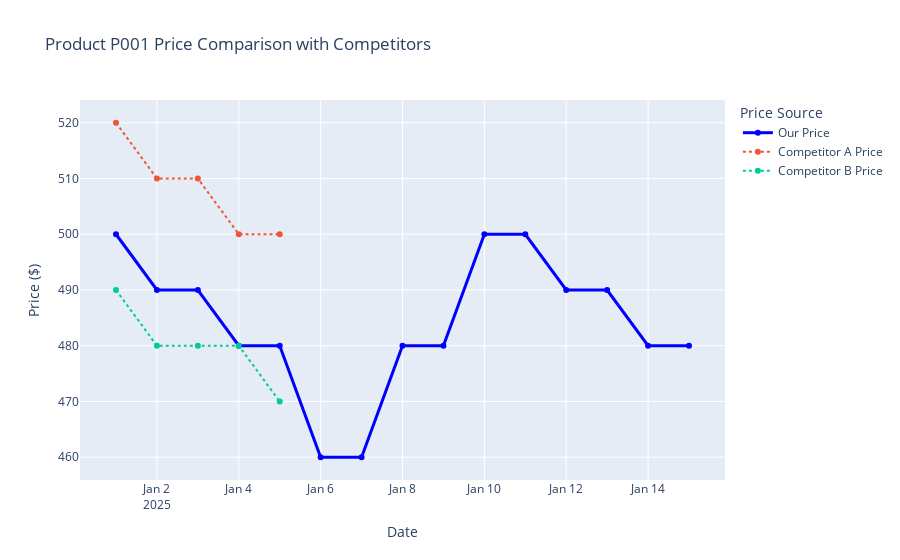
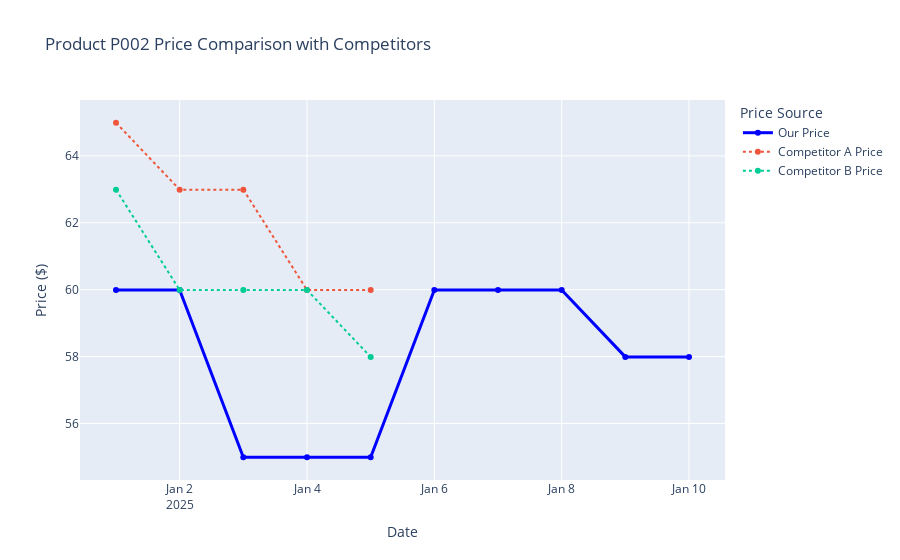
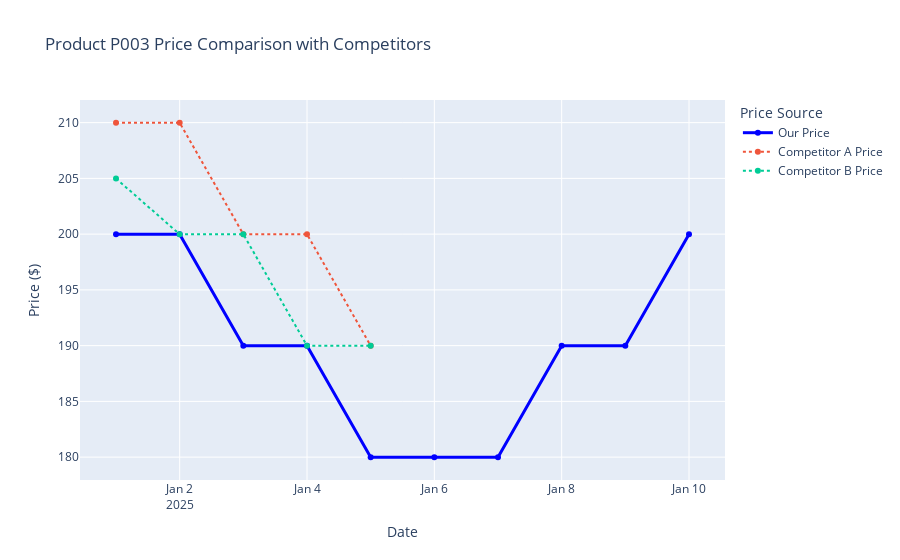

The cell these charts' notebook holds for them, in order:
### Markdown cell above
## 4. Competitor Price Analysis

Let's analyze competitor pricing data to understand market positioning.

### Code cell
# Load competitor pricing data
competitor_data_path = '../data/competitor_prices.csv'
competitor_df = pd.read_csv(competitor_data_path)

# Display basic information
print(f"Dataset shape: {competitor_df.shape}")
print("\nFirst few rows:")
display(competitor_df.head())

# Convert date to datetime
competitor_df['date'] = pd.to_datetime(competitor_df['date'])

# Merge our pricing data with competitor data
merged_df = pd.merge(
    products_df[['date', 'product_id', 'current_price']],
    competitor_df,
    on=['date', 'product_id'],
    how='inner'
)

# Calculate price differences
merged_df['price_difference'] = merged_df['current_price'] - merged_df['competitor_price']
merged_df['price_difference_pct'] = (merged_df['price_difference'] / merged_df['competitor_price']) * 100

# Analyze price position relative to competitors
price_position = merged_df.groupby(['product_id', 'competitor_name'])['price_difference_pct'].mean().reset_index()
price_position['position'] = price_position['price_difference_pct'].apply(
    lambda x: 'Lower Price' if x < -1 else ('Higher Price' if x > 1 else 'Similar Price')
)

display(price_position)

# Visualize price position
plt.figure(figsize=(12, 6))
sns.barplot(x='product_id', y='price_difference_pct', hue='competitor_name', data=price_position)
plt.title('Average Price Position Relative to Competitors')
plt.xlabel('Product')
plt.ylabel('Price Difference %')
plt.axhline(y=0, color='r', linestyle='--', alpha=0.7)
plt.grid(True, axis='y', alpha=0.3)
plt.tight_layout()
plt.show()

# Create interactive plot showing price trends with competitors
for product_id in products_df['product_id'].unique():
    # Filter data for the specific product
    product_data = products_df[products_df['product_id'] == product_id]
    competitor_data = competitor_df[competitor_df['product_id'] == product_id]
    
    # Prepare data for plotting
    fig = go.Figure()
    
    # Add our price line
    fig.add_trace(go.Scatter(
        x=product_data['date'], 
        y=product_data['current_price'],
        mode='lines+markers',
        name='Our Price',
        line=dict(color='blue', width=3)
    ))
    
    # Add competitor price lines
    for competitor in competitor_data['competitor_name'].unique():
        comp_data = competitor_data[competitor_data['competitor_name'] == competitor]
        fig.add_trace(go.Scatter(
            x=comp_data['date'], 
            y=comp_data['competitor_price'],
            mode='lines+markers',
            name=f'{competitor} Price',
            line=dict(dash='dot')
        ))
    
    # Customize layout
    fig.update_layout(
        title=f'Product {product_id} Price Comparison with Competitors',
        xaxis_title='Date',
        yaxis_title='Price ($)',
        legend_title='Price Source',
        hovermode="x unified"
    )
    
    fig.show()

### Figure 1 — Plotly figure (JSON) as saved in the notebook; plotly's stock layout.template omitted (floating-point values rounded to 4 significant figures)
{"data": [{"line": {"color": "blue", "width": 3}, "mode": "lines+markers", "name": "Our Price", "type": "scatter", "x": ["2025-01-01T00:00:00.000000000", "2025-01-02T00:00:00.000000000", "2025-01-03T00:00:00.000000000", "2025-01-04T00:00:00.000000000", "2025-01-05T00:00:00.000000000", "2025-01-06T00:00:00.000000000", "2025-01-07T00:00:00.000000000", "2025-01-08T00:00:00.000000000", "2025-01-09T00:00:00.000000000", "2025-01-10T00:00:00.000000000", "2025-01-11T00:00:00.000000000", "2025-01-12T00:00:00.000000000", "2025-01-13T00:00:00.000000000", "2025-01-14T00:00:00.000000000", "2025-01-15T00:00:00.000000000"], "y": [500.0, 490.0, 490.0, 480.0, 480.0, 460.0, 460.0, 480.0, 480.0, 500.0, 500.0, 490.0, 490.0, 480.0, 480.0]}, {"line": {"dash": "dot"}, "mode": "lines+markers", "name": "Competitor A Price", "type": "scatter", "x": ["2025-01-01T00:00:00.000000000", "2025-01-02T00:00:00.000000000", "2025-01-03T00:00:00.000000000", "2025-01-04T00:00:00.000000000", "2025-01-05T00:00:00.000000000"], "y": [520.0, 510.0, 510.0, 500.0, 500.0]}, {"line": {"dash": "dot"}, "mode": "lines+markers", "name": "Competitor B Price", "type": "scatter", "x": ["2025-01-01T00:00:00.000000000", "2025-01-02T00:00:00.000000000", "2025-01-03T00:00:00.000000000", "2025-01-04T00:00:00.000000000", "2025-01-05T00:00:00.000000000"], "y": [490.0, 480.0, 480.0, 480.0, 470.0]}], "layout": {"hovermode": "x unified", "legend": {"title": {"text": "Price Source"}}, "title": {"text": "Product P001 Price Comparison with Competitors"}, "xaxis": {"title": {"text": "Date"}}, "yaxis": {"title": {"text": "Price ($)"}}}}

### Figure 2 — Plotly figure (JSON) as saved in the notebook; plotly's stock layout.template omitted (floating-point values rounded to 4 significant figures)
{"data": [{"line": {"color": "blue", "width": 3}, "mode": "lines+markers", "name": "Our Price", "type": "scatter", "x": ["2025-01-01T00:00:00.000000000", "2025-01-02T00:00:00.000000000", "2025-01-03T00:00:00.000000000", "2025-01-04T00:00:00.000000000", "2025-01-05T00:00:00.000000000", "2025-01-06T00:00:00.000000000", "2025-01-07T00:00:00.000000000", "2025-01-08T00:00:00.000000000", "2025-01-09T00:00:00.000000000", "2025-01-10T00:00:00.000000000"], "y": [59.99, 59.99, 54.99, 54.99, 54.99, 59.99, 59.99, 59.99, 57.99, 57.99]}, {"line": {"dash": "dot"}, "mode": "lines+markers", "name": "Competitor A Price", "type": "scatter", "x": ["2025-01-01T00:00:00.000000000", "2025-01-02T00:00:00.000000000", "2025-01-03T00:00:00.000000000", "2025-01-04T00:00:00.000000000", "2025-01-05T00:00:00.000000000"], "y": [64.99, 62.99, 62.99, 59.99, 59.99]}, {"line": {"dash": "dot"}, "mode": "lines+markers", "name": "Competitor B Price", "type": "scatter", "x": ["2025-01-01T00:00:00.000000000", "2025-01-02T00:00:00.000000000", "2025-01-03T00:00:00.000000000", "2025-01-04T00:00:00.000000000", "2025-01-05T00:00:00.000000000"], "y": [62.99, 59.99, 59.99, 59.99, 57.99]}], "layout": {"hovermode": "x unified", "legend": {"title": {"text": "Price Source"}}, "title": {"text": "Product P002 Price Comparison with Competitors"}, "xaxis": {"title": {"text": "Date"}}, "yaxis": {"title": {"text": "Price ($)"}}}}

### Figure 3 — Plotly figure (JSON) as saved in the notebook; plotly's stock layout.template omitted (floating-point values rounded to 4 significant figures)
{"data": [{"line": {"color": "blue", "width": 3}, "mode": "lines+markers", "name": "Our Price", "type": "scatter", "x": ["2025-01-01T00:00:00.000000000", "2025-01-02T00:00:00.000000000", "2025-01-03T00:00:00.000000000", "2025-01-04T00:00:00.000000000", "2025-01-05T00:00:00.000000000", "2025-01-06T00:00:00.000000000", "2025-01-07T00:00:00.000000000", "2025-01-08T00:00:00.000000000", "2025-01-09T00:00:00.000000000", "2025-01-10T00:00:00.000000000"], "y": [200.0, 200.0, 190.0, 190.0, 180.0, 180.0, 180.0, 190.0, 190.0, 200.0]}, {"line": {"dash": "dot"}, "mode": "lines+markers", "name": "Competitor A Price", "type": "scatter", "x": ["2025-01-01T00:00:00.000000000", "2025-01-02T00:00:00.000000000", "2025-01-03T00:00:00.000000000", "2025-01-04T00:00:00.000000000", "2025-01-05T00:00:00.000000000"], "y": [210.0, 210.0, 200.0, 200.0, 190.0]}, {"line": {"dash": "dot"}, "mode": "lines+markers", "name": "Competitor B Price", "type": "scatter", "x": ["2025-01-01T00:00:00.000000000", "2025-01-02T00:00:00.000000000", "2025-01-03T00:00:00.000000000", "2025-01-04T00:00:00.000000000", "2025-01-05T00:00:00.000000000"], "y": [205.0, 200.0, 200.0, 190.0, 190.0]}], "layout": {"hovermode": "x unified", "legend": {"title": {"text": "Price Source"}}, "title": {"text": "Product P003 Price Comparison with Competitors"}, "xaxis": {"title": {"text": "Date"}}, "yaxis": {"title": {"text": "Price ($)"}}}}
